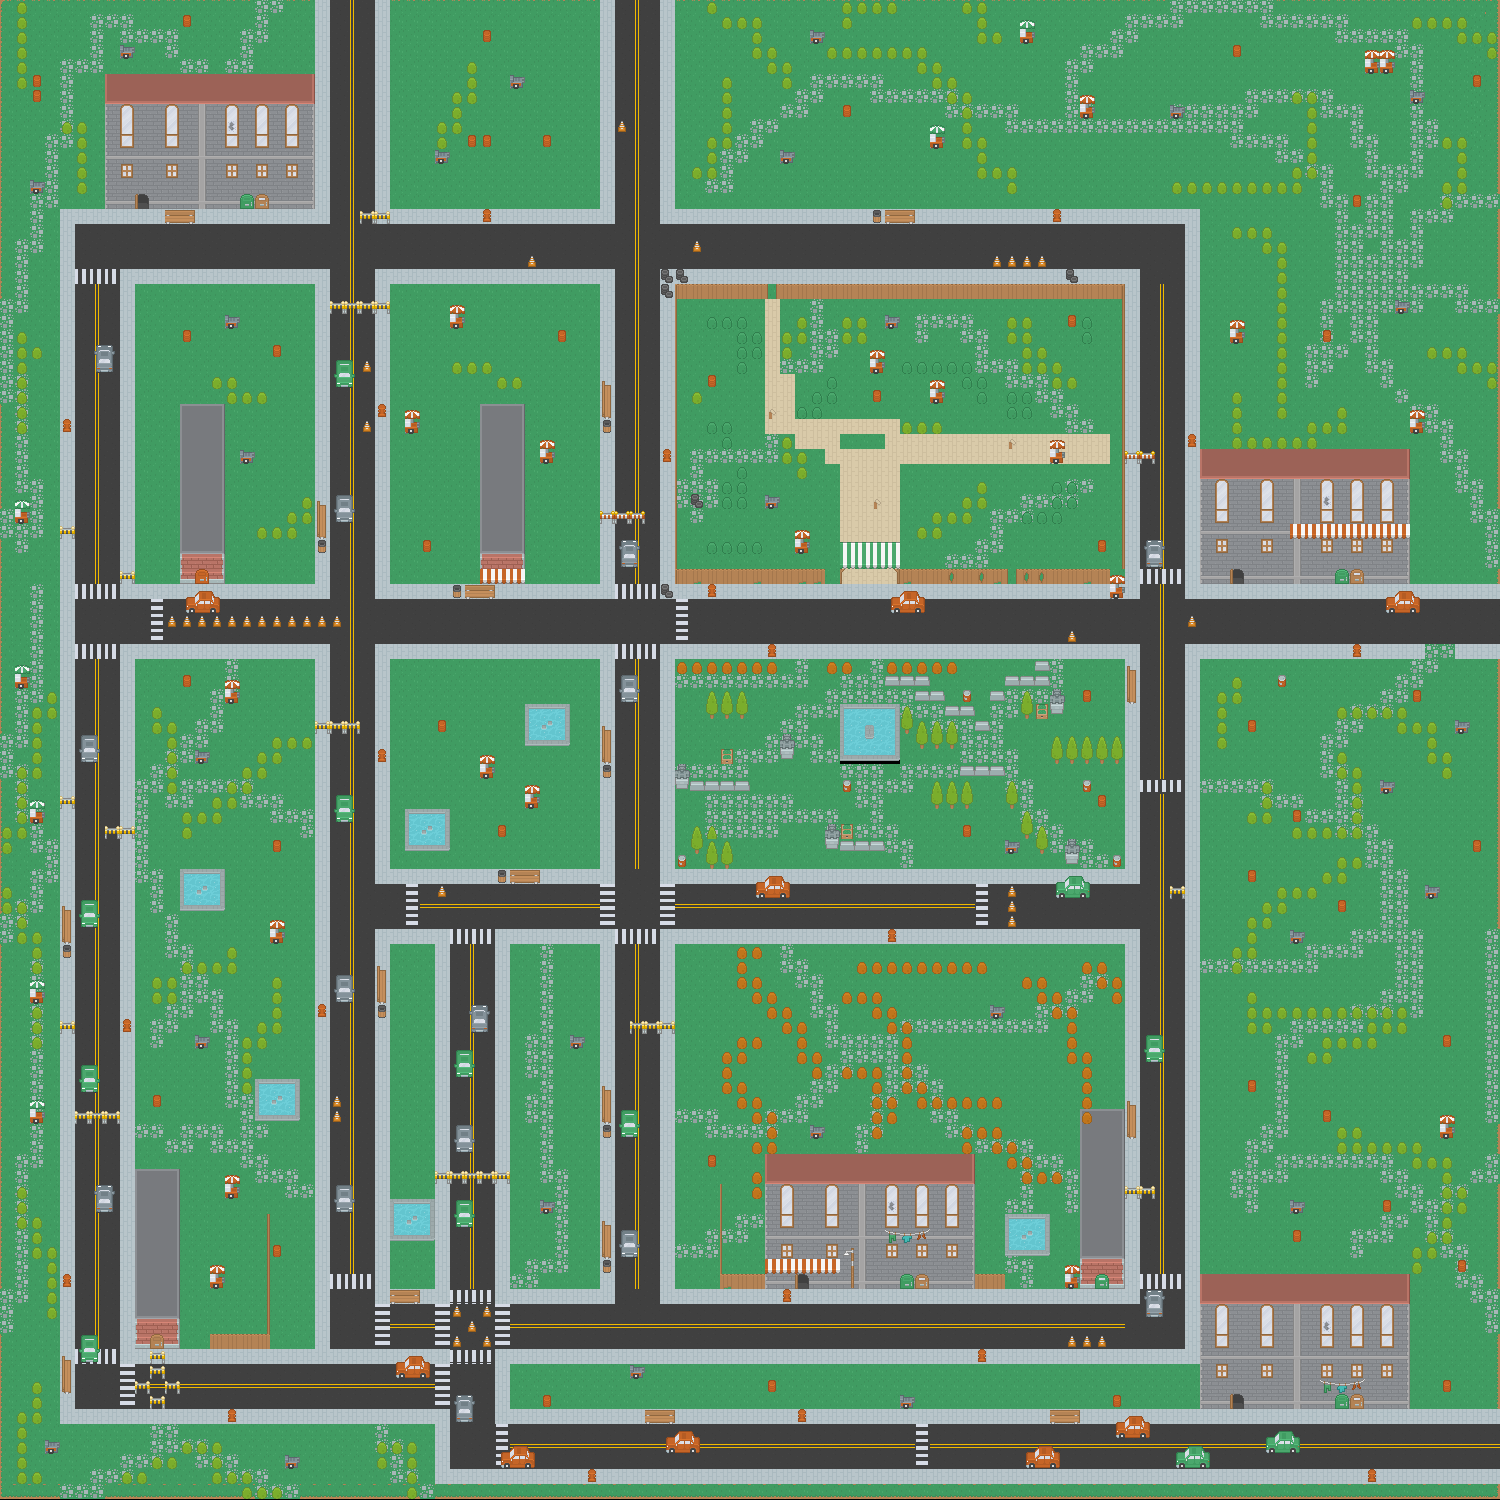

Tiled map render using the project's own tile images. Description and the map definition, with tile-layer contents summarised, below:
An orthogonal 100x100 tile map with 15x15 px tiles, 4 tile layers (Calque de Tile 1, Buildings, details, cars), 3 tilesets.

<map version="1.0" tiledversion="1.0.3" orientation="orthogonal" renderorder="right-down" width="100" height="100" tilewidth="15" tileheight="15" nextobjectid="1">
 <tileset firstgid="1" name="roguelikeCity_magenta" tilewidth="15" tileheight="15" spacing="1" margin="1" tilecount="1131" columns="39">
  <image source="../Jean michel Melun/Assets/Sprites/roguelikeCity_magenta.png" width="628" height="475" />
 </tileset>
 <tileset firstgid="1132" name="test_tiles" tilewidth="16" tileheight="16" spacing="1" margin="1" tilecount="972" columns="36">
  <image source="../Jean michel Melun/Assets/Sprites/roguelikeCity_magenta.png" width="628" height="475" />
 </tileset>
 <tileset firstgid="2104" name="roguelikeCity_magenta" tilewidth="16" tileheight="16" spacing="1" margin="1" tilecount="972" columns="36">
  <image source="../Jean michel Melun/Assets/Sprites/roguelikeCity_magenta.png" width="628" height="475" />
 </tileset>
 <layer name="Calque de Tile 1" width="100" height="100">
  <data>[10000 cells, 10000 non-empty, 29 distinct tile ids]</data>
 </layer>
 <layer name="Buildings" width="100" height="100">
  <data>[10000 cells, 648 non-empty, 35 distinct tile ids]</data>
 </layer>
 <layer name="details" width="100" height="100">
  <data>[10000 cells, 1680 non-empty, 85 distinct tile ids]</data>
 </layer>
 <layer name="cars" width="100" height="100">
  <data>[10000 cells, 325 non-empty, 37 distinct tile ids]</data>
 </layer>
</map>
